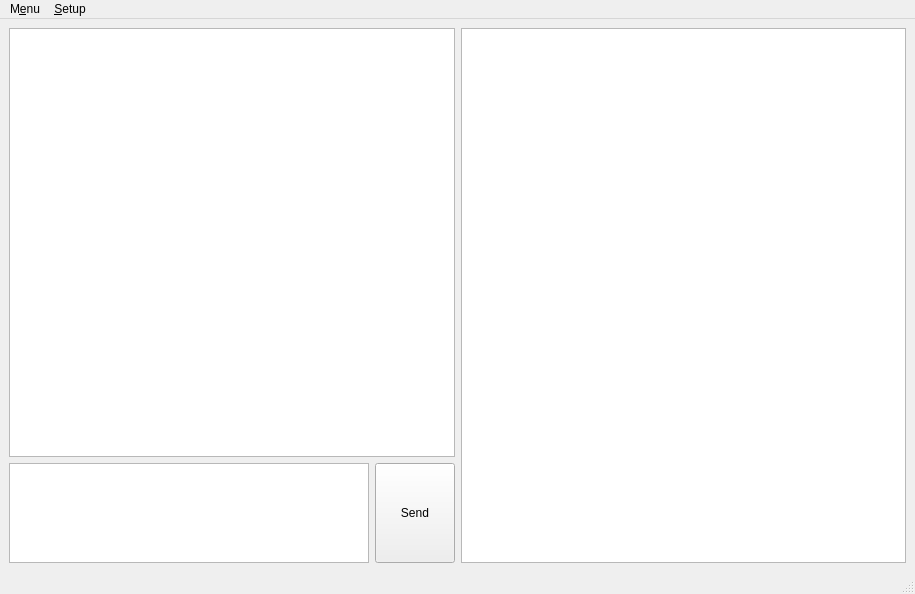
<?xml version="1.0" encoding="UTF-8"?>
<ui version="4.0">
 <class>ClientWnd</class>
 <widget class="QMainWindow" name="ClientWnd">
  <property name="geometry">
   <rect>
    <x>0</x>
    <y>0</y>
    <width>915</width>
    <height>594</height>
   </rect>
  </property>
  <property name="windowTitle">
   <string>MainWindow</string>
  </property>
  <widget class="QWidget" name="centralwidget">
   <layout class="QHBoxLayout" name="horizontalLayout_4">
    <item>
     <layout class="QVBoxLayout" name="verticalLayout">
      <item>
       <widget class="QTextEdit" name="chatEdit">
        <property name="sizePolicy">
         <sizepolicy hsizetype="Minimum" vsizetype="Minimum">
          <horstretch>0</horstretch>
          <verstretch>100</verstretch>
         </sizepolicy>
        </property>
        <property name="readOnly">
         <bool>true</bool>
        </property>
       </widget>
      </item>
      <item>
       <layout class="QHBoxLayout" name="horizontalLayout">
        <item>
         <widget class="QTextEdit" name="msgEdit">
          <property name="sizePolicy">
           <sizepolicy hsizetype="Expanding" vsizetype="Maximum">
            <horstretch>0</horstretch>
            <verstretch>0</verstretch>
           </sizepolicy>
          </property>
          <property name="minimumSize">
           <size>
            <width>0</width>
            <height>100</height>
           </size>
          </property>
          <property name="maximumSize">
           <size>
            <width>16777215</width>
            <height>16777215</height>
           </size>
          </property>
          <property name="html">
           <string>&lt;!DOCTYPE HTML PUBLIC &quot;-//W3C//DTD HTML 4.0//EN&quot; &quot;http://www.w3.org/TR/REC-html40/strict.dtd&quot;&gt;
&lt;html&gt;&lt;head&gt;&lt;meta name=&quot;qrichtext&quot; content=&quot;1&quot; /&gt;&lt;style type=&quot;text/css&quot;&gt;
p, li { white-space: pre-wrap; }
&lt;/style&gt;&lt;/head&gt;&lt;body style=&quot; font-family:'MS Shell Dlg 2'; font-size:8.25pt; font-weight:400; font-style:normal;&quot;&gt;
&lt;p style=&quot;-qt-paragraph-type:empty; margin-top:0px; margin-bottom:0px; margin-left:0px; margin-right:0px; -qt-block-indent:0; text-indent:0px; font-family:'MS Shell Dlg 2';&quot;&gt;&lt;br /&gt;&lt;/p&gt;&lt;/body&gt;&lt;/html&gt;</string>
          </property>
         </widget>
        </item>
        <item>
         <widget class="QPushButton" name="sendButton">
          <property name="sizePolicy">
           <sizepolicy hsizetype="Minimum" vsizetype="Minimum">
            <horstretch>0</horstretch>
            <verstretch>0</verstretch>
           </sizepolicy>
          </property>
          <property name="maximumSize">
           <size>
            <width>16777215</width>
            <height>100</height>
           </size>
          </property>
          <property name="text">
           <string>Send</string>
          </property>
         </widget>
        </item>
       </layout>
      </item>
     </layout>
    </item>
    <item>
     <widget class="QListWidget" name="listWidget"/>
    </item>
   </layout>
  </widget>
  <widget class="QMenuBar" name="menubar">
   <property name="geometry">
    <rect>
     <x>0</x>
     <y>0</y>
     <width>915</width>
     <height>22</height>
    </rect>
   </property>
   <widget class="QMenu" name="menuMenu">
    <property name="title">
     <string>M&amp;enu</string>
    </property>
    <addaction name="action_Connect"/>
    <addaction name="action_Sign_up"/>
    <addaction name="action_Login"/>
    <addaction name="separator"/>
    <addaction name="action_Log_out"/>
    <addaction name="action_Quit"/>
   </widget>
   <widget class="QMenu" name="menu_Setup">
    <property name="title">
     <string>&amp;Setup</string>
    </property>
    <addaction name="actionAdd_smth"/>
   </widget>
   <addaction name="menuMenu"/>
   <addaction name="menu_Setup"/>
  </widget>
  <widget class="QStatusBar" name="statusbar">
   <property name="enabled">
    <bool>true</bool>
   </property>
   <property name="tabletTracking">
    <bool>false</bool>
   </property>
   <property name="sizeGripEnabled">
    <bool>true</bool>
   </property>
  </widget>
  <action name="action_Connect">
   <property name="text">
    <string>&amp;Connect</string>
   </property>
  </action>
  <action name="action_Sign_up">
   <property name="text">
    <string>&amp;Sign up</string>
   </property>
  </action>
  <action name="action_Login">
   <property name="text">
    <string>&amp;Login</string>
   </property>
   <property name="shortcut">
    <string>Ctrl+L</string>
   </property>
  </action>
  <action name="action_Log_out">
   <property name="text">
    <string>Log&amp;out</string>
   </property>
  </action>
  <action name="action_Quit">
   <property name="text">
    <string>&amp;Quit</string>
   </property>
  </action>
  <action name="actionAdd_smth">
   <property name="text">
    <string>Add smth</string>
   </property>
  </action>
 </widget>
 <resources/>
 <connections/>
</ui>
